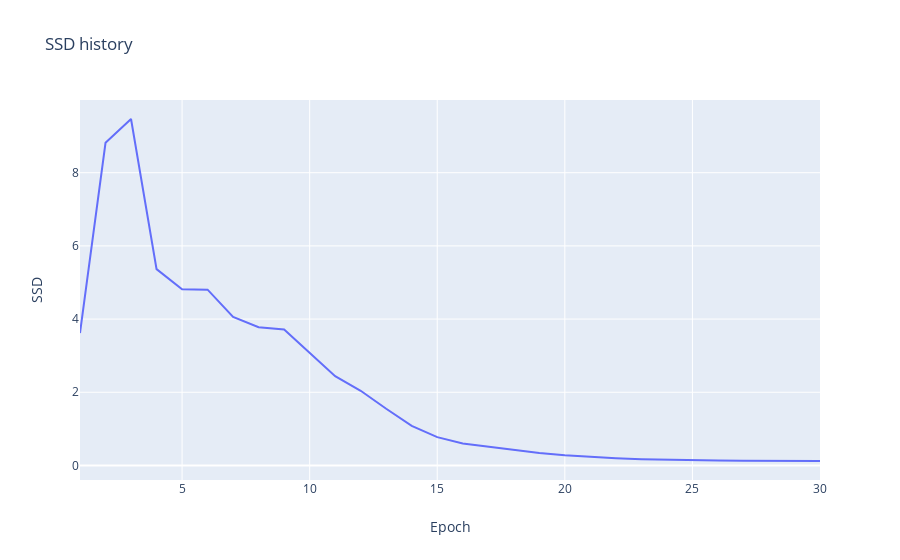

Source (notebook cell):
### Code cell
som.plotSSD()

### Figure 1 — Plotly figure (JSON) as saved in the notebook; plotly's stock layout.template omitted (floating-point values rounded to 4 significant figures)
{"data": [{"mode": "lines", "name": "SSD", "type": "scatter", "x": [1, 2, 3, 4, 5, 6, 7, 8, 9, 10, 11, 12, 13, 14, 15, 16, 17, 18, 19, 20, 21, 22, 23, 24, 25, 26, 27, 28, 29, 30], "y": [3.617, 8.815, 9.467, 5.366, 4.812, 4.803, 4.058, 3.776, 3.713, 3.087, 2.441, 2.041, 1.548, 1.082, 0.7732, 0.5986, 0.5061, 0.4211, 0.3382, 0.2767, 0.2308, 0.1977, 0.1724, 0.1557, 0.1443, 0.1362, 0.1307, 0.1269, 0.1241, 0.122, 0.1203]}], "layout": {"autosize": true, "title": {"text": "SSD history"}, "xaxis": {"autorange": true, "range": [1, 30], "title": {"text": "Epoch"}, "type": "linear"}, "yaxis": {"autorange": true, "range": [-0.3972, 9.986], "title": {"text": "SSD"}, "type": "linear"}}}
